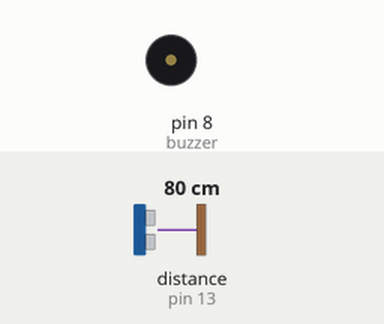
This sketch was run on a simulated Arduino Uno, built with avr-gcc and run on an emulated ATmega328P. Shown: buzzer (waves = sounding). Wiring (inferred from the names in the program): ultrasonic range finder: trigger pin 12; echo pin 13. The test bench sets the inputs (shaded band); at power-on: distance to the obstacle (sensor on pin 13) 80 cm. The echo pulse lasts 58.3 µs per cm.

Above: at 1.2 s.
1.3 s: distance to the obstacle (sensor on pin 13) set to 11 cm
2.8 s: distance to the obstacle (sensor on pin 13) set to 8 cm
At 4.0 s:
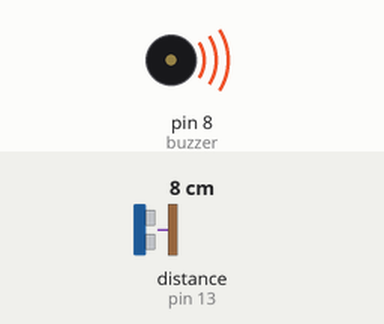
4.3 s: distance to the obstacle (sensor on pin 13) set to 18 cm
At 5.2 s:
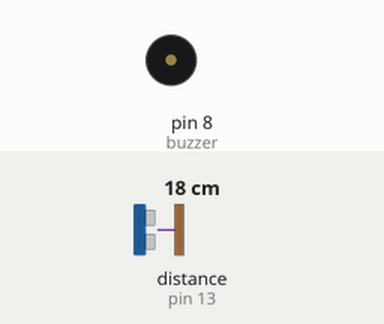
5.8 s: distance to the obstacle (sensor on pin 13) set to 2 cm
At 6.3 s:
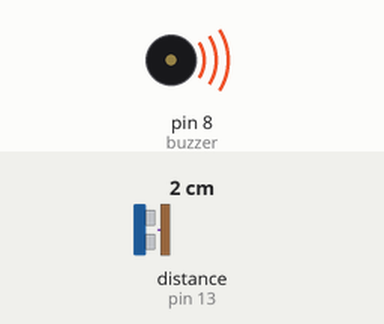
Timing chart, 0 to 8.3 s (numbered marks = the images above; inputs shaded):
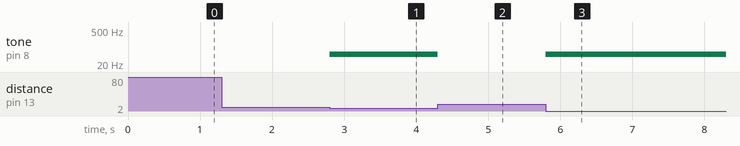

The sketch:

distancia.ino
```cpp
const int trigPin = 12;
const int echoPin = 13;
const int buzzer = 8;

const int distanciaMao = 10;

void setup() {
  pinMode(trigPin, OUTPUT);
  pinMode(echoPin, INPUT);
  pinMode(buzzer, OUTPUT);
}

void loop() {
  if (distancia() <= distanciaMao) {
    tone(buzzer, 50);
  } else {
    noTone(buzzer);
  }
}

long distancia() {

  digitalWrite(trigPin, LOW);
  delayMicroseconds(2);
  digitalWrite(trigPin, HIGH);
  delayMicroseconds(10);
  digitalWrite(trigPin, LOW);

  long duracao = pulseIn(echoPin, HIGH);

  return 1 + ((duracao/2) / 28.9);

}
```

Measured:
- the behaviour switches between 10 and 9 cm on distance to the obstacle (sensor on pin 13) (found by bisection; images 0 and 1)
- after the input at 1.3 s, every drawn part: stays the same
- after the input at 2.8 s, tone on pin 8 (buzzer): silent → 50 Hz at once
- after the input at 4.3 s, tone on pin 8 (buzzer): 50 Hz → silent at once
- after the input at 5.8 s, tone on pin 8 (buzzer): silent → 50 Hz at once
